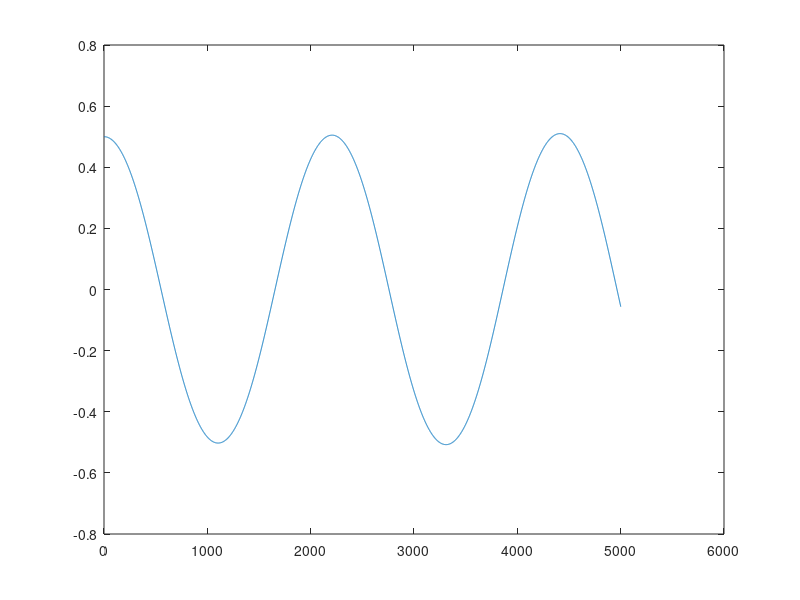

This figure's MATLAB source:
l=1;
m1=1;J1=[1/3*m1*(2*l)^2];
M1=[m1,0;0,m1];
g=-9.8;
q(:,1)=[0.5; -sqrt(3) / 2;0;0];
dq(:,1)=[0;0;0;0];
D=[1 0 0 0;
   0 1 0 0];
G=l^(-2) * [-q(2,1) q(1,1) q(2,1) -q(1,1)];
Phi=q(1,1)^2+q(2,1)^2-l^2;
Phiq=2*[q(1,1) q(2,1) 0 0];
P=-2*(dq(1,1)^2+dq(2,1)^2);

h=0.001;T=5;t=0:h:T;
nstep=length(t);
alpha = 25; beta = 50; %经验值5~50
for i=1:nstep-1
    F=[0;m1*g];
    M=[m1*g*q(1,i)];

    D=[1 0 0 0;
       0 1 0 0];
    G=l^(-2) * [q(4,i)-q(2,i) q(1,i)-q(3,i) q(2,i)-q(4,i) q(3,i)-q(1,i)];
    dG=l^(-2) * [dq(4,i)-dq(2,i) dq(1,i)-dq(3,i) dq(2,i)-dq(4,i) dq(3,i)-dq(1,i)];
%     Phi=[q(3,i)^2+q(4,i)^2;
%          (q(1,i)-q(3,i))^2+(q(2,i)-q(4,i))^2-l^2];
%     Phiq=2*[0 0 q(3,i) q(4,i);
%             (q(1,i)-q(3,i)) (q(2,i)-q(4,i)) -(q(1,i)-q(3,i)) -(q(2,i)-q(4,i))];
%     Phit=[0;0];
    Phi=q(1,i)^2+q(2,i)^2-l^2;
    Phiq=[q(1,i) q(2,i) 0 0];
    
    Phit=0;
    PhiT=Phiq*dq(:,i)+Phit;
%     P=[0;-2*(dq(1,i)^2+dq(2,i)^2)];
    P=-2*(dq(1,i)^2+dq(2,i)^2);
    P1 = P - 2 * alpha * PhiT - beta ^ 2 * Phi; %稳定形式
    A=D'*M1*D+G'*J1*G;
    B=D'*F+G'*M;
    Phiq=[q(1,i) q(2,i)];
    LHS=[A(1:2,1:2),Phiq';Phiq,zeros(1)];
    RHS=[B(1:2);P1];
    temp=LHS\RHS;
    ddq(1:2,i)=temp(1:2);
    ddq(3:4,i)=zeros(2,1);
    dq(:,i+1)=dq(:,i)+ddq(:,i)*h;
    q(:,i+1)=q(:,i)+dq(:,i)*h;
end
%% figure
plot(q(1,:))